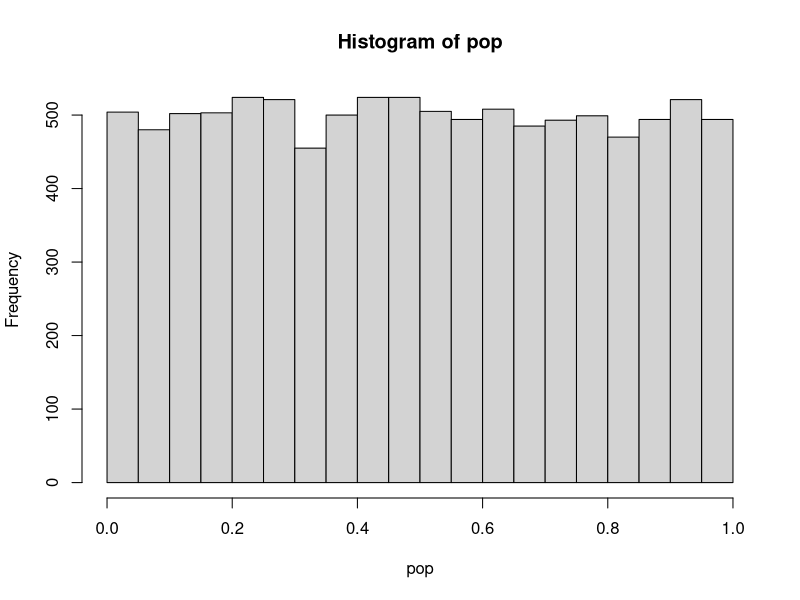
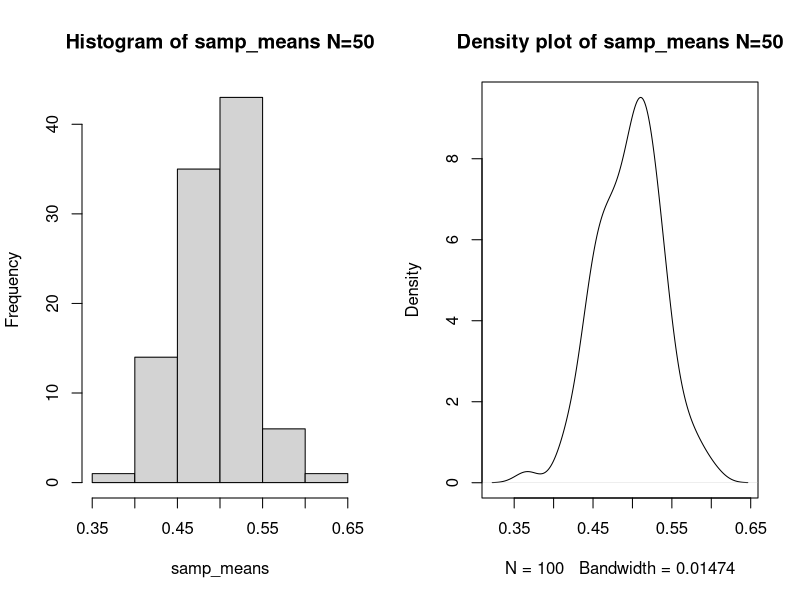

Generate these figures, in order, with R:
## ---- chunk 1
# Create vector of 10000 uniformly distributed values between 0 and 1
pop = runif(10000, 0, 1)
# Plot pop as a histogram
hist(pop)
## ---- chunk 2
# Calculate mean of pop
pop_mean = mean(pop)
# Print mean of pop
pop_mean
# Calculate standard deviation of pop
pop_sd = sd(pop)
# Print standard deviation of pop
pop_sd
## ---- chunk 3
# Calculate the expected mean of the means and save as samp_dist_mean
# Set sample size of 50
samp_size <- 50
# Save and print the mean of the sampling distribution of the mean
samp_dist_mean <- pop_mean
# Print samp_dist_mean
samp_dist_mean
# Calculate the expected sd of the means and save as samp_dist_sd
samp_dist_sd <- pop_sd/sqrt(samp_size)
# Print samp_dist_sd
samp_dist_sd
## ---- chunk 4
# Set the size of sample
samp_size <- 50
# Set the number of iterations (i.e., number of samples)
ITER <- 100
# Initializing empty vector samp_means
samp_means <- rep(NA, length = ITER)
# Begin loop for for sampling from uniform dist
for (i in 1:ITER) {
  samp_means[i] <- mean(sample(pop, size = 50))
  }
# Calculate mean of samp_means
mean(samp_means)
# Calculate standard deviation of samp_means
sd(samp_means)
# Fit two plots on a single line
par(mfrow=c(1,2))
# Plot histogram of samp_means
hist(samp_means, main = "Histogram of samp_means N=50")
# Plot density plot of samp_means
plot(density(samp_means), main = "Density plot of samp_means N=50")
